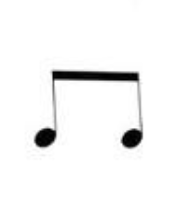
#> input picture Proyecto 2/fotos/corchea/Captura de pantalla 2025-09-03 202820.png, 184 x 219 px; its folder holds only this picture in this run
$ python extractor.py
#> lines starting #> are read from the running program, lines starting #| are printed output that depends on the picture; after the words box and inside, x2 and y2 are one past the last pixel; in counts of white or black regions, pixels touching at a corner belong together
import cv2
import csv
import glob
import numpy
import math
import os


def hu_moments_of_file(filename):
    """
    Genera los momentos de Hu para una imagen específica.
    Basado en el código original de hu_moments_generation.py
    """
    image = cv2.imread(filename)
#> image is the input picture: shape (219, 184, 3); mean B, G, R 245.5, 245.5, 245.5
    if image is None:
        print(f"Error: No se pudo cargar la imagen {filename}")
        return None

    gray = cv2.cvtColor(image, cv2.COLOR_RGB2GRAY)
    bin = cv2.adaptiveThreshold(gray, 255, cv2.ADAPTIVE_THRESH_GAUSSIAN_C, cv2.THRESH_BINARY, 67, 2)
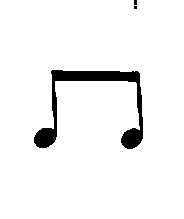
#> bin: shape (219, 184); 95% white; 3 black regions (2 under 20 px), largest, box (x1, y1, x2, y2) and area: (34, 70, 143, 149) 1979

    # Invert the image so the area of the musical notes is filled with 1's. This is necessary since
    # cv::findContours describes the boundary of areas consisting of 1's.
    bin = 255 - bin  # como sabemos que las figuras son negras invertimos los valores binarios para que esten en 1.

    kernel = numpy.ones((3, 3), numpy.uint8)  # Tamaño del bloque a recorrer
    # buscamos eliminar falsos positivos (puntos blancos en el fondo) para eliminar ruido.
    bin = cv2.morphologyEx(bin, cv2.MORPH_ERODE, kernel)
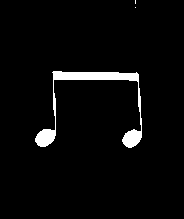
#> bin: shape (219, 184); 3.5% white; 3 white regions (2 under 20 px)

    contours, hierarchy = cv2.findContours(bin, cv2.RETR_LIST,
                                           cv2.CHAIN_APPROX_SIMPLE)  # encuentra los contornos
#> contours = 3 contours, 2 with area under 20; largest, box (x1, y1, x2, y2) and area: (35, 71, 142, 148) 1170

    if not contours:
        print(f"Error: No se encontraron contornos en {filename}")
        return None

    shape_contour = max(contours, key=cv2.contourArea)  # Agarra el contorno de area maxima
#> shape_contour = contour of 99 points, box (x1, y1, x2, y2) (35, 71, 142, 148), area 1170


    # [34 lines of commented-out code are left out]
    moments = cv2.moments(shape_contour)  # momentos de inercia
#> moments = moments, m00 1169.5, centre m10/m00, m01/m00 = (91.72, 103.7)
    # Calculate Hu Moments
    huMoments = cv2.HuMoments(moments)  # momentos de Hu
#> huMoments = [1.85, 0.121, 1.57, 0.39, -0.252, -0.0811, 0.173]
    # Log scale hu moments
    for i in range(0, 7):
        huMoments[i] = -1 * math.copysign(1.0, huMoments[i]) * math.log10(abs(huMoments[i]))  # Mapeo para agrandar la escala.
#> after the loop, huMoments = [-0.266, 0.917, -0.196, 0.409, -0.599, -1.09, 0.762]
    return huMoments


def write_hu_moments_for_category(category_folder, writer):
    """
    Procesa todas las imágenes en una categoría específica y escribe sus momentos de Hu
    """
    # Obtener la ruta completa de la carpeta de categoría
    category_path = os.path.join('fotos', category_folder)

    # Buscar todas las imágenes en la carpeta (PNG, JPEG, JPG)
    image_extensions = ['*.png', '*.jpeg', '*.jpg']
    files = []
    for ext in image_extensions:
        files.extend(glob.glob(os.path.join(category_path, ext)))
        files.extend(glob.glob(os.path.join(category_path, ext.upper())))  # También extensiones en mayúsculas

    print(f"Procesando {len(files)} imágenes en la categoría '{category_folder}'")

    for file in files:
        # Obtener solo el nombre del archivo (sin la ruta)
        filename = os.path.basename(file)

        # Generar los momentos de Hu
        hu_moments = hu_moments_of_file(file)
#> hu_moments has the same summary as huMoments in hu_moments_of_file

        if hu_moments is not None:
            # Aplanar el array de momentos de Hu
            flattened = hu_moments.ravel()
#> flattened has the same summary as huMoments in hu_moments_of_file

            # Crear la fila con: [hu_moment_1, hu_moment_2, ..., hu_moment_7, category]
            row = numpy.append(flattened, category_folder)

            # Escribir la fila en el archivo CSV
            writer.writerow(row)
            print(f"  Procesado: {filename}")
        else:
            print(f"  Error procesando: {filename}")


def generate_hu_moments_file():
    """
    Función principal que genera el archivo CSV con todos los momentos de Hu
    """
    # Crear el directorio de archivos generados si no existe
    os.makedirs('generated-files', exist_ok=True)

    # Obtener todas las subcarpetas en la carpeta fotos
    fotos_path = 'fotos'
    if not os.path.exists(fotos_path):
        print(f"Error: La carpeta '{fotos_path}' no existe")
        return

    categories = [d for d in os.listdir(fotos_path)
                  if os.path.isdir(os.path.join(fotos_path, d))]

    if not categories:
        print(f"No se encontraron subcarpetas en '{fotos_path}'")
        return

    print(f"Categorías encontradas: {categories}")

    # Crear el archivo CSV
    output_file = 'generated-files/musical-notes-hu-moments.csv'
    with open(output_file, 'w', newline='', encoding='utf-8') as file:
        writer = csv.writer(file)

        # Escribir el encabezado del CSV
        # header = ['hu_moment_1', 'hu_moment_2', 'hu_moment_3', 'hu_moment_4',
        #           'hu_moment_5', 'hu_moment_6', 'hu_moment_7', 'category']
        # writer.writerow(header)

        # Procesar cada categoría
        for category in categories:
            print(f"\nProcesando categoría: {category}")
            write_hu_moments_for_category(category, writer)
#> pass 2 of the loop in generate_hu_moments_file, `for category in categories:`:
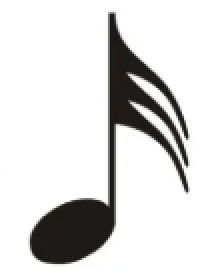
#> input picture Proyecto 2/fotos/fusa/Captura de pantalla 2025-09-03 211326 - copia.png, 112 x 140 px (shown 2 times larger)
#> in hu_moments_of_file, image is the input picture: shape (140, 112, 3); mean B, G, R 220.3, 220.9, 221.4
#> gray: shape (140, 112)
#> in hu_moments_of_file (call 3), `bin = cv2.adaptiveThreshold(gray, 255, cv2.ADAPTIVE_THRESH_GAUSSIAN_C,..`:
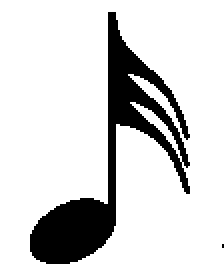
#> bin: shape (140, 112) (shown 2 times larger); 84.3% white; 2 black regions (1 under 20 px), largest, box (x1, y1, x2, y2) and area: (15, 6, 95, 132) 2466
#> in hu_moments_of_file (call 3), `bin = cv2.morphologyEx(bin, cv2.MORPH_ERODE, kernel)`:
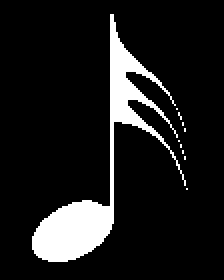
#> bin: shape (140, 112) (shown 2 times larger); 11% white; 10 white regions (9 under 20 px)
#> contours = 10 contours, 9 with area under 20; largest, box (x1, y1, x2, y2) and area: (16, 7, 93, 131) 1481
#> shape_contour = contour of 171 points, box (x1, y1, x2, y2) (16, 7, 93, 131), area 1481
#> moments = moments, m00 1481, centre m10/m00, m01/m00 = (47.15, 85.99)
#> in hu_moments_of_file (call 3), `huMoments = cv2.HuMoments(moments)`: huMoments = [1.08, 0.931, 0.226, 0.189, 0.0389, 0.172, -0.000369]
#> after the loop in hu_moments_of_file (call 3), `for i in range(0, 7):`: huMoments = [-0.0317, 0.0309, 0.647, 0.725, 1.41, 0.765, -3.43]

    print(f"\nArchivo generado exitosamente: {output_file}")


if __name__ == "__main__":
    print("Iniciando extracción de momentos de Hu para notas musicales...")
    generate_hu_moments_file()
    print("Proceso completado.")
